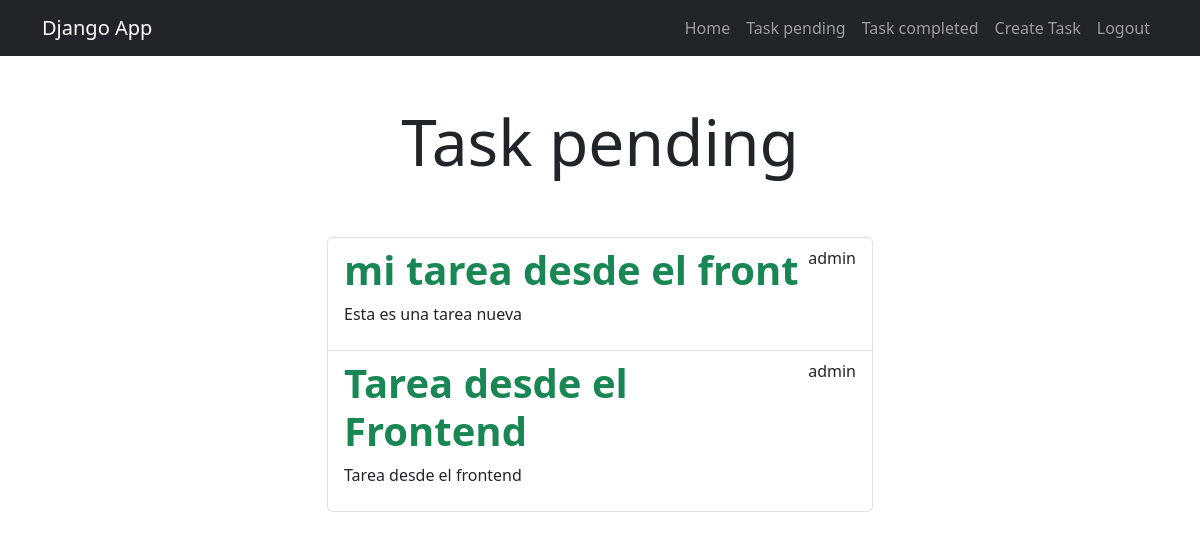
Screenshot of /task/ (signed in) with the database file from the repository.
### task/models.py (models this page shows, shortened)
class Task(models.Model):  # Crearemos una tabla en la base de datos
    title = models.CharField(max_length=100)
    description = models.TextField(blank=True)
    created = models.DateTimeField(auto_now_add=True)
    datecompleted = models.DateTimeField(null=True, blank=True)
    important = models.BooleanField(default=False)
    user = models.ForeignKey(User, on_delete=models.CASCADE)

### task/views.py (the view)
# urls.py: path('task/', views.task, name='task'),
@login_required
def task(request):
    tasks = Task.objects.filter(user=request.user, datecompleted__isnull=True)
    return render(request, 'task.html', {'tasks': tasks})

### task/templates/task.html (shortened to what this page needs)
{% extends 'base.html' %} {% block content %}
<main class="container">
  <div class="row">
    <div class="col-md-6 offset-md-3">
      <h1 class="text-center display-3 py-5">Task pending</h1>
      <ul class="list-group">
        {% for task in tasks %}
        <a class="list-group-item" href="{% url 'task_detail' task.id %}">
          <header class="d-flex justify-content-between">
            {% if task.important %}
            <h1 class="fw-bold text-success">{{task.title}}</h1>
            {% else %}
            <h1 class="fw-bold">{{task.title}}</h1>
            {% endif %}
            <p>{{task.user.username}}</p>
          </header>
          <p>{{task.description}}</p>
        </a>
        {% endfor %}
      </ul>
    </div>
  </div>
</main>
{% endblock %}

### rows the page displays
Task: title "mi tarea desde el front", user.username "admin", description "Esta es una tarea nueva"
Task: title "Tarea desde el Frontend", user.username "admin", description "Tarea desde el frontend"
